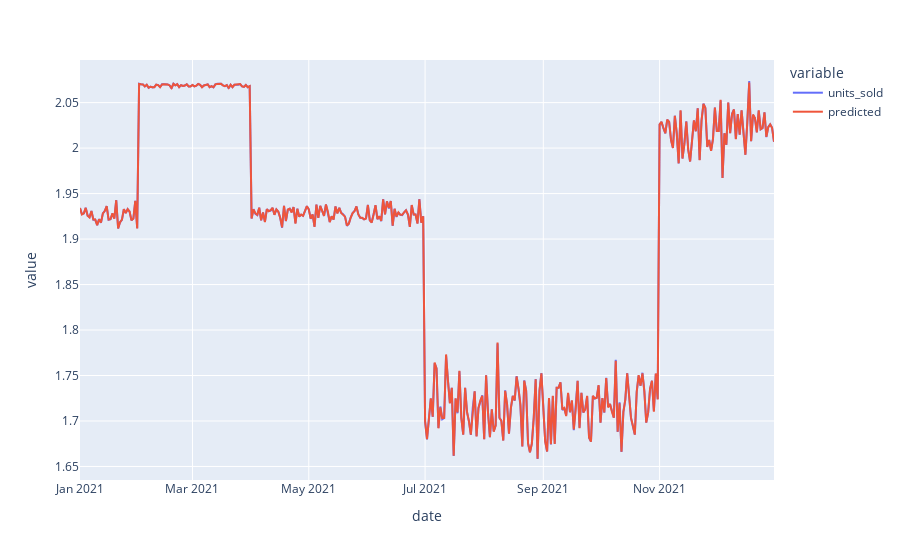

The code cell stored with this chart in its notebook:
### Code cell
df_predicted0 = (df_sales
    .assign(predicted = model4.predict(df_sales.loc[:,  ['price','promo_amount', 'promo_ind',]]))# 'log_promo', 'squared_price', 'log_one_plus_promo']]))
    .loc[:, ['date', 'units_sold', 'predicted']]
)

# pred_df = df_sales

fig1 =  px.line(data_frame = df_predicted0.melt(id_vars = 'date'), x = 'date', y = 'value', color = 'variable')

fig1.show()

### Figure 1 — Plotly figure (JSON) as saved in the notebook; plotly's stock layout.template omitted (floating-point values rounded to 4 significant figures; data arrays with more than 128 entries replaced by an {"elided": "..."} marker saying what was removed)
{"data": [{"hovertemplate": "variable=units_sold<br>date=%{x}<br>value=%{y}<extra></extra>", "legendgroup": "units_sold", "line": {"color": "#636efa", "dash": "solid"}, "marker": {"symbol": "circle"}, "mode": "lines", "name": "units_sold", "orientation": "v", "showlegend": true, "type": "scatter", "x": {"elided": "365 str values"}, "xaxis": "x", "y": {"elided": "365 float values"}, "yaxis": "y"}, {"hovertemplate": "variable=predicted<br>date=%{x}<br>value=%{y}<extra></extra>", "legendgroup": "predicted", "line": {"color": "#EF553B", "dash": "solid"}, "marker": {"symbol": "circle"}, "mode": "lines", "name": "predicted", "orientation": "v", "showlegend": true, "type": "scatter", "x": {"elided": "365 str values"}, "xaxis": "x", "y": {"elided": "365 float values"}, "yaxis": "y"}], "layout": {"legend": {"title": {"text": "variable"}, "tracegroupgap": 0}, "margin": {"t": 60}, "xaxis": {"anchor": "y", "domain": [0, 1], "title": {"text": "date"}}, "yaxis": {"anchor": "x", "domain": [0, 1], "title": {"text": "value"}}}}
